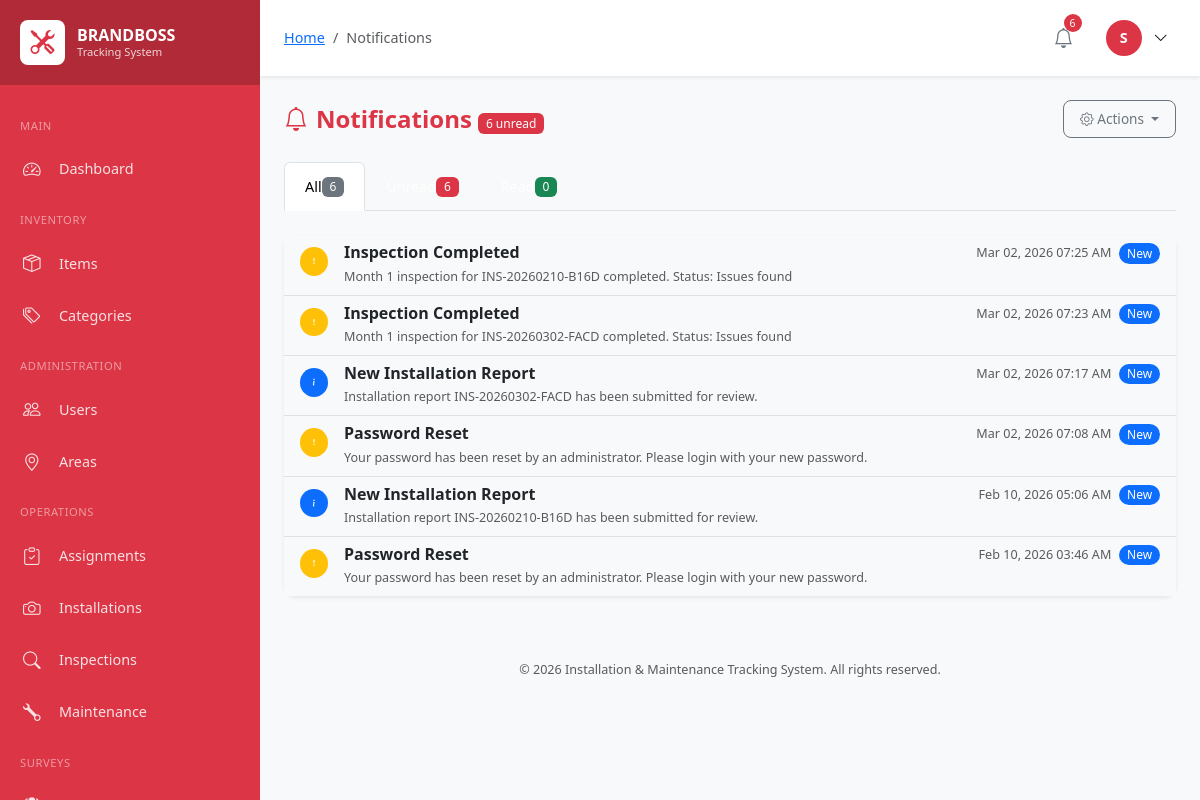
/notifications.php (signed in), run on the app's committed database.
### tables this page shows
CREATE TABLE `users` (
  `id` int(10) UNSIGNED NOT NULL,
  `employee_id` varchar(50) NOT NULL,
  `username` varchar(100) NOT NULL,
  `password` varchar(255) NOT NULL,
  `email` varchar(150) NOT NULL,
  `full_name` varchar(200) NOT NULL,
  `phone` varchar(20) DEFAULT NULL,
  `role` enum('super_admin','user_1','user_2','user_3','user_4') NOT NULL,
  `profile_image` varchar(255) DEFAULT NULL,
  `status` enum('active','inactive','suspended') DEFAULT 'active',
  `last_login` datetime DEFAULT NULL,
  `created_by` int(10) UNSIGNED DEFAULT NULL,
  `created_at` timestamp NOT NULL DEFAULT current_timestamp(),
  `updated_at` timestamp NOT NULL DEFAULT current_timestamp() ON UPDATE current_timestamp()
);

CREATE TABLE `notifications` (
  `id` bigint(20) UNSIGNED NOT NULL,
  `user_id` int(10) UNSIGNED NOT NULL,
  `title` varchar(200) NOT NULL,
  `message` text NOT NULL,
  `type` enum('info','success','warning','danger') DEFAULT 'info',
  `link` varchar(255) DEFAULT NULL,
  `is_read` tinyint(1) DEFAULT 0,
  `created_at` timestamp NOT NULL DEFAULT current_timestamp()
);

### notifications.php (the view, shortened to what the rows shown need)
<?php
require_once 'includes/header.php';
$db = Database::getInstance();
$userId = $auth->userId();
$page = max(1, intval($_GET['page'] ?? 1));
$where = 'user_id = ?';
$params = [$userId];
$sql = "SELECT * FROM notifications WHERE {$where} ORDER BY created_at DESC";
$result = $db->paginate($sql, $params, $page, 20);
$notifications = $result['data'];
$unreadCount = $db->count('notifications', 'user_id = ? AND is_read = 0', [$userId]);
?>
<div class="d-flex justify-content-between align-items-center mb-4">
    <h1 class="page-title mb-0">
        <i class="bi bi-bell me-2"></i>Notifications
        <?php if ($unreadCount > 0): ?>
        <span class="badge bg-danger"><?php echo $unreadCount; ?> unread</span>
        <?php endif; ?>
    </h1>
</div>
<div class="card">
    <div class="card-body p-0">
        <?php if (empty($notifications)): ?>
        <div class="text-center text-muted py-5">
            <i class="bi bi-bell-slash display-1 mb-3"></i>
            <h5>No notifications</h5>
            <p class="mb-0">You're all caught up!</p>
        </div>
        <?php else: ?>
        <div class="list-group list-group-flush">
            <?php foreach ($notifications as $notif): ?>
            <?php
            $typeColors = [
                'info' => 'primary',
                'success' => 'success',
                'warning' => 'warning',
                'danger' => 'danger'
            ];
            $color = $typeColors[$notif['type']] ?? 'secondary';
            ?>
            <a href="<?php echo $notif['link'] ?: '#'; ?>"
               class="list-group-item list-group-item-action <?php echo !$notif['is_read'] ? 'bg-light' : ''; ?>"
               onclick="markAsRead(<?php echo $notif['id']; ?>)">
                <div class="d-flex align-items-start">
                    <span class="badge bg-<?php echo $color; ?> rounded-circle p-2 me-3 mt-1">
                        <i class="bi bi-<?php echo $notif['type'] === 'success' ? 'check' : ($notif['type'] === 'warning' ? 'exclamation' : ($notif['type'] === 'danger' ? 'x' : 'info')); ?>"></i>
                    </span>
                    <div class="flex-grow-1">
                        <div class="d-flex justify-content-between align-items-start">
                            <h6 class="mb-1 <?php echo !$notif['is_read'] ? 'fw-bold' : ''; ?>">
                                <?php echo clean($notif['title']); ?>
                            </h6>
                            <small class="text-muted ms-2 text-nowrap">
                                <?php echo formatDateTime($notif['created_at']); ?>
                            </small>
                        </div>
                        <p class="mb-0 text-muted small"><?php echo clean($notif['message']); ?></p>
                    </div>
                    <?php if (!$notif['is_read']): ?>
                    <span class="badge bg-primary rounded-pill ms-2">New</span>
                    <?php endif; ?>
                </div>
            </a>
            <?php endforeach; ?>
        </div>
        <?php endif; ?>
    </div>
</div>
<?php
require_once 'includes/footer.php';
?>

### includes/header.php (shortened to what the rows shown need)
<?php
require_once __DIR__ . '/../classes/Database.php';
require_once __DIR__ . '/../classes/Auth.php';
require_once __DIR__ . '/helpers.php';
$auth = Auth::getInstance();
$auth->requireAuth();
$currentUser = $auth->user();
?>
<!DOCTYPE html>
<html lang="en">
<head>
    <link href="https://cdn.jsdelivr.net/npm/bootstrap@5.3.2/dist/css/bootstrap.min.css" rel="stylesheet">
    <link href="https://cdn.jsdelivr.net/npm/bootstrap-icons@1.11.1/font/bootstrap-icons.css" rel="stylesheet">
    <link href="https://cdn.datatables.net/1.13.6/css/dataTables.bootstrap5.min.css" rel="stylesheet">
    <link href="<?php echo APP_URL; ?>/assets/css/style.css" rel="stylesheet">
    <link href="https://unpkg.com/leaflet@1.9.4/dist/leaflet.css" rel="stylesheet">
</head>
<body>
    <main class="main-content">
        <header class="top-navbar">
            <div class="navbar-right">
                <div class="dropdown user-dropdown">
                    <button class="user-btn" data-bs-toggle="dropdown">
                        <div class="user-avatar">
                            <?php echo strtoupper(substr($currentUser['full_name'], 0, 1)); ?>
                        </div>
                        <i class="bi bi-chevron-down ms-1"></i>
                    </button>
                </div>
            </div>
        </header>
        <div class="content-area">

### data on the page
users: full_name "S"
notifications: title "Inspection Completed", created_at "Mar 02, 2026 07:25 AM", message "Month 1 inspection for INS-20260210-B16D completed. Status: Issues found", is_read "New"
notifications: title "Inspection Completed", created_at "Mar 02, 2026 07:23 AM", message "Month 1 inspection for INS-20260302-FACD completed. Status: Issues found", is_read "New"
notifications: title "New Installation Report", created_at "Mar 02, 2026 07:17 AM", message "Installation report INS-20260302-FACD has been submitted for review.", is_read "New"
notifications: title "Password Reset", created_at "Mar 02, 2026 07:08 AM", message "Your password has been reset by an administrator. Please login with your new password.", is_read "New"
notifications: title "New Installation Report", created_at "Feb 10, 2026 05:06 AM", message "Installation report INS-20260210-B16D has been submitted for review.", is_read "New"
notifications: title "Password Reset", created_at "Feb 10, 2026 03:46 AM", message "Your password has been reset by an administrator. Please login with your new password.", is_read "New"

### other printed values
$crumb['title'] "Notifications"
$notificationCount "6"
$unreadCount "6"
$totalCount "6"
$totalCount - $unreadCount "0"
APP_NAME "Installation & Maintenance Tracking System"
